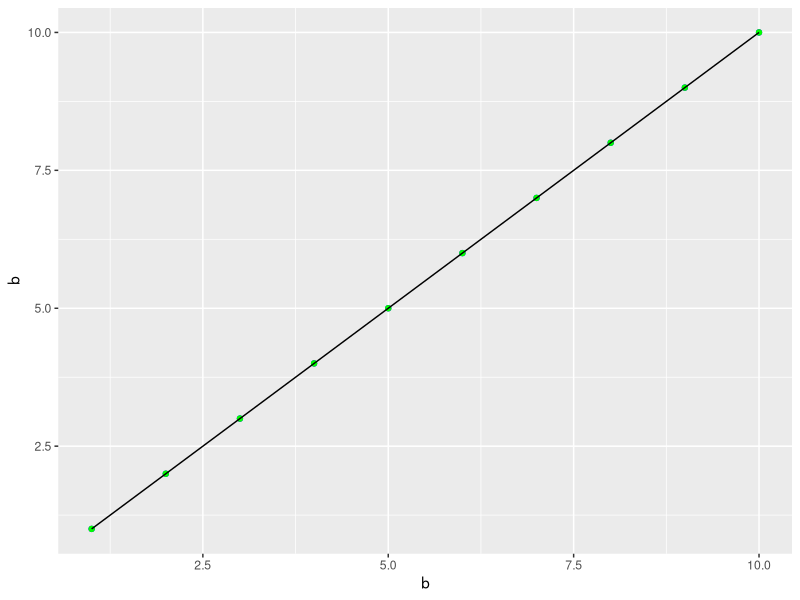

This chart was generated by the following R code:
library(ggplot2)
library(plyr) # must be explicitly loaded

DF <- data.frame(a = letters[1:10], b = 1:10)
ggplot(DF, aes(x = b, y = b)) + 
  geom_point(subset = .(a == 'a'), colour = 'blue') + 
  geom_point(subset = .(a == 'c'), colour = 'green') +
  geom_line()

.(a == 'c')
